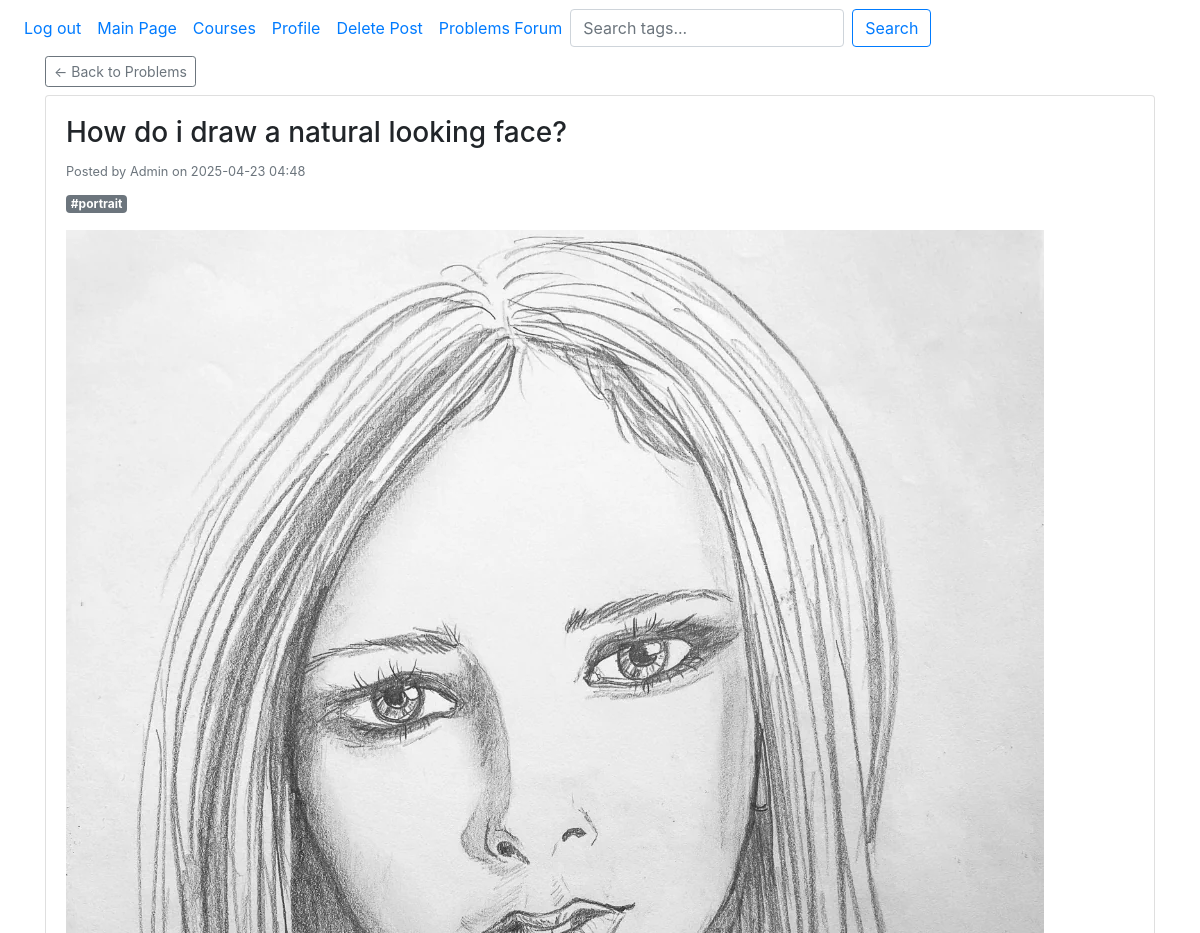
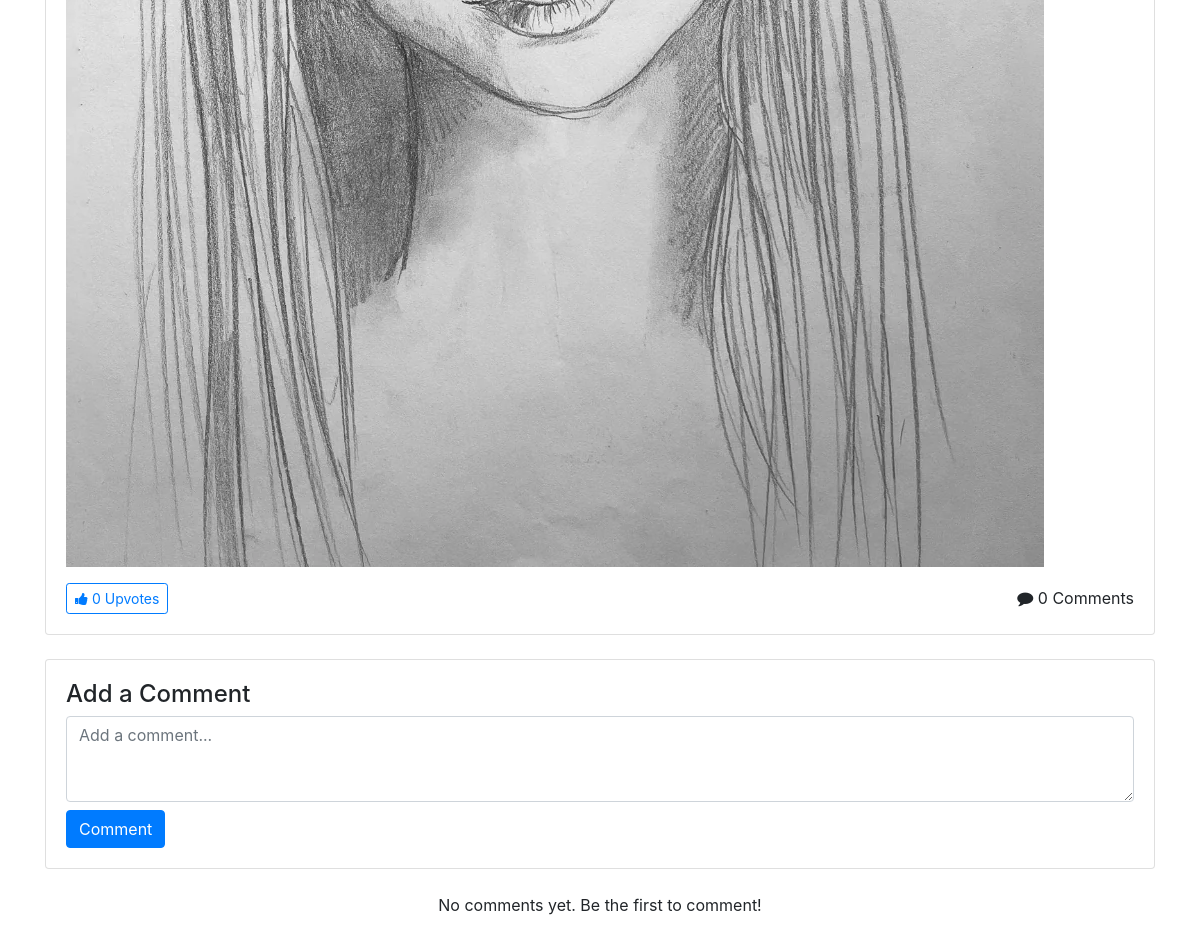
The page /problem/2 (signed in) on the database its author committed (2 pictures, top to bottom).
### website/models.py (models this page shows, shortened)
class Problem(db.Model):
    id = db.Column(db.Integer, primary_key=True)
    title = db.Column(db.String(200), nullable=False)
    description = db.Column(db.Text)
    image_url = db.Column(db.String(300), nullable=True)
    is_approved = db.Column(db.Boolean, default=False)
    timestamp = db.Column(db.DateTime, default=datetime.utcnow)
    user_id = db.Column(db.Integer, db.ForeignKey('user.id'), nullable=False)
    user = db.relationship('User', backref='problems')
    tags = db.relationship('Tag', secondary=problem_tags, backref='problems')
    upvotes = db.relationship('ProblemUpvote', backref='problem', lazy='dynamic')
    comments = db.relationship('ProblemComment', backref='problem', lazy='dynamic')

class User(db.Model, UserMixin):
    id = db.Column(db.Integer, primary_key = True)
    email = db.Column(db.String(150), unique = True)
    password = db.Column(db.String(150))
    posts = db.relationship('Posts', backref='author', lazy=True) # user's posts
    username = db.Column(db.String(150), unique=True, nullable=False)  # renamed from first_name
    user_image = db.Column(db.String(300), nullable=True)  # path to profile image
    is_admin = db.Column(db.Boolean, default=False) # check to see if this is an admin or not

class Tag(db.Model):
    id = db.Column(db.Integer, primary_key=True)
    name = db.Column(db.String(50), unique=True, nullable=False)

### website/views.py (the view, shortened to what this page needs)
@views.route('/problem/<int:problem_id>', methods=['GET', 'POST'])
@login_required
def problem_detail(problem_id):
    problem = Problem.query.get_or_404(problem_id)
    comments = ProblemComment.query.filter_by(problem_id=problem_id).order_by(ProblemComment.timestamp.desc()).all()
    return render_template('problem_detail.html', problem=problem, comments=comments, user=current_user)

### website/__init__.py (called while the page is built)
def create_app():
    app = Flask(__name__)
    app.config['SECRET_KEY'] = 'touplis' #secret key for dev only
    app.config['SQLALCHEMY_DATABASE_URI'] = f'sqlite:///{DB_NAME}'
    db.init_app(app)
    migrate.init_app(app, db)
    from .views import views
    from .auth import auth
    from .admin import admin
    app.register_blueprint(views, url_prefix='/')
    app.register_blueprint(auth, url_prefix='/')
    app.register_blueprint(admin)
    from .models import User, Posts, Course
    login_manager = LoginManager()
    login_manager.login_view = 'auth.login'
    login_manager.init_app(app)
    @login_manager.user_loader
    def load_user(id):
        return User.query.get(int(id))
    @app.context_processor
    def inject_user():
        return dict(user=current_user)
    create_database(app)
    return app

### website/templates/problem_detail.html (shortened to what this page needs)
{% extends "base.html" %}
{% block content %}
<div class="mb-2">
  <a href="{{ url_for('views.problems') }}" class="btn btn-sm btn-outline-secondary">← Back to Problems</a>
</div>
<div class="card mb-4">
  <div class="card-body">
    <h3>{{ problem.title }}</h3>
    <div class="mb-2">
      <small class="text-muted">Posted by {{ problem.user.username }} on {{ problem.timestamp.strftime('%Y-%m-%d %H:%M') }}</small>
    </div>
    <div class="mb-3">
      {% for tag in problem.tags %}
        <span class="badge badge-secondary">#{{ tag.name }}</span>
      {% endfor %}
    </div>
    {% if problem.image_url %}
    <div class="mb-3">
      <img src="{{ problem.image_url }}" alt="Problem Image" class="img-fluid">
    </div>
    {% endif %}
    <div class="d-flex justify-content-between align-items-center">
      <button class="btn btn-sm btn-outline-primary upvote-btn"
              data-id="{{ problem.id }}"
              data-type="problem">
        <i class="fa fa-thumbs-up"></i> <span class="upvote-count">{{ problem.upvotes.count() }}</span> Upvotes
      </button>
      <span>
        <i class="fa fa-comment"></i> {{ problem.comments.count() }} Comments
      </span>
    </div>
  </div>
</div>
<div class="card mb-4">
  <div class="card-body">
    <h4>Add a Comment</h4>
    <form method="POST">
      <textarea class="form-control mb-2" name="comment_content" rows="3" placeholder="Add a comment..."></textarea>
      <button type="submit" class="btn btn-primary">Comment</button>
    </form>
  </div>
</div>
{% for comment in comments %}
<div class="card mb-2">
  <div class="card-body">
    <div class="d-flex justify-content-between">
      <strong>{{ comment.user.username }}</strong>
      <small class="text-muted">{{ comment.timestamp.strftime('%Y-%m-%d %H:%M') }}</small>
    </div>
    <p class="mt-2">{{ comment.content }}</p>
  </div>
</div>
{% else %}
<p class="text-center">No comments yet. Be the first to comment!</p>
{% endfor %}
{% endblock %}

### rows shown on the page
Problem: title "How do i draw a natural looking face?", timestamp "2025-04-23 04:48", image_url (picture)
User: user.username "Admin"
Tag: name "portrait"

### other values the page prints
{{ problem.upvotes.count() }} "0"
{{ problem.comments.count() }} "0"
